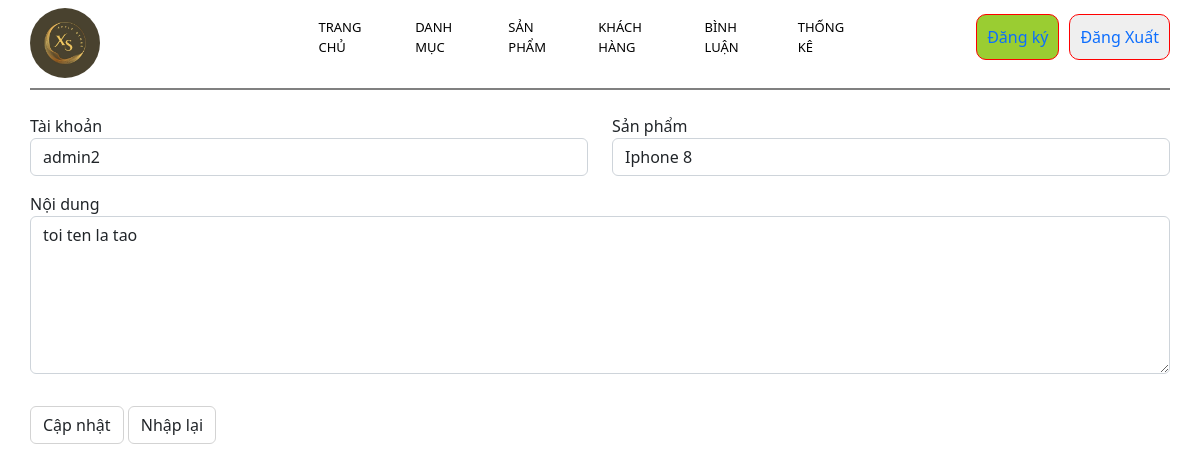
The page /duanmau/admin/index.php?ctl=edit_cmt&id_cmt=33 (signed in) on the database its author committed.
### tables this page shows
CREATE TABLE `feedback` (
  `id` int NOT NULL,
  `content` varchar(255) NOT NULL,
  `id_pr` int NOT NULL,
  `id_user` int NOT NULL
);

CREATE TABLE `manage_login` (
  `id` int NOT NULL,
  `name` varchar(255) DEFAULT NULL,
  `username` varchar(255) NOT NULL,
  `password` varchar(255) NOT NULL,
  `email` varchar(255) NOT NULL,
  `role` tinyint NOT NULL DEFAULT '0',
  `password_mahoa` varchar(255) DEFAULT NULL
);

CREATE TABLE `products` (
  `id` int NOT NULL,
  `name` varchar(255) NOT NULL,
  `img` varchar(255) DEFAULT NULL,
  `detail` varchar(500) DEFAULT NULL,
  `quantity` int NOT NULL DEFAULT '0',
  `price` float(10,0) NOT NULL DEFAULT '0',
  `view` int NOT NULL DEFAULT '0',
  `id_cate` int NOT NULL
);

### duanmau/model/pdo.php (called while the page is built, shortened)
<?php
function pdo_get_connection(){
    $localhost = 'localhost';
    $username  = 'root';
    $password = '';
    $databasename = 'duanmau';
    try{
    $conn = new PDO("mysql:host=$localhost;dbname=$databasename;charset=utf8",
    $username,$password);
    $conn->setAttribute(PDO::ATTR_ERRMODE,PDO::ERRMODE_EXCEPTION);
    }catch(PDOException $e){
        echo "Kết nối thất bại".$e->getMessage();
    }
    return $conn;
}
function pdo_query_one($sql){
    $sql_args = array_slice(func_get_args(), 1);
    try{
        $conn = pdo_get_connection();
        $stmt = $conn->prepare($sql);
        $stmt->execute($sql_args);
        $row = $stmt->fetch(PDO::FETCH_ASSOC);
        return $row;
    }
    catch(PDOException $e){
        throw $e;
    }
    finally{
        unset($conn);
    }
}

### duanmau/admin/comment/edit.php (the view, shortened to what this page needs)
<form onsubmit="return mySubmit()" class="mt-4" action="index.php?ctl=update_cmt" method="post">
    <div class="row">
        <div class="col">
            <label for="">Tài khoản</label>
            <input type="text" name="username" class="form-control" readonly placeholder="Username" value="<?= $cmt['username'] ?>">
        </div>
        <div class="col">
            <label for="">Sản phẩm</label>
            <input type="text" name="name_pro" class="form-control" readonly placeholder="Tên sản phẩm" value="<?= $cmt['name'] ?? '' ?>">
        </div>
    </div>
    <div class="row my-3">
        <div class="col">
            <label for="">Nội dung</label>
            <textarea name="content" class="form-control" placeholder="Content" id="content" cols="123" rows="6"><?=$cmt['content'] ?? ''?></textarea>
        </div>
    </div>
    <input class="btn bg-primary-subtle" type="submit" value="Cập nhật">
    <input class="btn bg-primary-subtle" type="reset" value="Nhập lại">
</form>

### duanmau/main.css (style rules this page uses)
* { margin: 0; padding: 0; }

### duanmau/admin/comment/edit.php (style rules this page uses)
.btn { border: 1px solid lightgray; }

### rows shown on the page
feedback: username "admin2", name_pro "Iphone 8", content "toi ten la tao"
